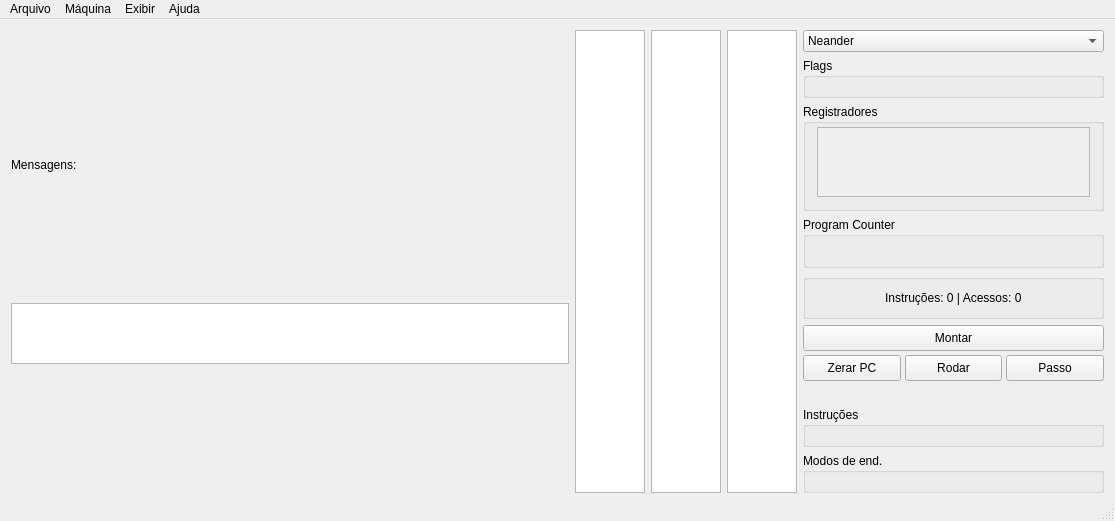
<?xml version="1.0" encoding="UTF-8"?>
<ui version="4.0">
 <class>HidraGui</class>
 <widget class="QMainWindow" name="HidraGui">
  <property name="geometry">
   <rect>
    <x>0</x>
    <y>0</y>
    <width>1115</width>
    <height>521</height>
   </rect>
  </property>
  <property name="windowTitle">
   <string>Hidra - PET Computação UFRGS</string>
  </property>
  <property name="styleSheet">
   <string notr="true"/>
  </property>
  <property name="locale">
   <locale language="Portuguese" country="Brazil"/>
  </property>
  <widget class="QWidget" name="centralWidget">
   <layout class="QHBoxLayout" name="horizontalLayout_2">
    <property name="bottomMargin">
     <number>6</number>
    </property>
    <item>
     <widget class="QWidget" name="areaEditor" native="true">
      <property name="minimumSize">
       <size>
        <width>40</width>
        <height>40</height>
       </size>
      </property>
      <layout class="QVBoxLayout" name="verticalLayout">
       <property name="spacing">
        <number>3</number>
       </property>
       <property name="leftMargin">
        <number>0</number>
       </property>
       <property name="topMargin">
        <number>0</number>
       </property>
       <property name="rightMargin">
        <number>0</number>
       </property>
       <property name="bottomMargin">
        <number>0</number>
       </property>
       <item>
        <layout class="QVBoxLayout" name="layoutSourceCodeHolder"/>
       </item>
       <item>
        <widget class="QLabel" name="labelMessages">
         <property name="sizePolicy">
          <sizepolicy hsizetype="Preferred" vsizetype="Fixed">
           <horstretch>0</horstretch>
           <verstretch>0</verstretch>
          </sizepolicy>
         </property>
         <property name="text">
          <string>Mensagens:</string>
         </property>
        </widget>
       </item>
       <item>
        <widget class="QTextEdit" name="textEditError">
         <property name="enabled">
          <bool>true</bool>
         </property>
         <property name="maximumSize">
          <size>
           <width>16777215</width>
           <height>61</height>
          </size>
         </property>
         <property name="readOnly">
          <bool>true</bool>
         </property>
        </widget>
       </item>
      </layout>
     </widget>
    </item>
    <item>
     <widget class="QTableView" name="tableViewMemoryInstructions">
      <property name="sizePolicy">
       <sizepolicy hsizetype="Minimum" vsizetype="Expanding">
        <horstretch>0</horstretch>
        <verstretch>0</verstretch>
       </sizepolicy>
      </property>
      <property name="statusTip">
       <string>Memória - Interpretada como instruções. Duplo-clique para mover execução (PC) ou alterar valores.</string>
      </property>
      <property name="sizeAdjustPolicy">
       <enum>QAbstractScrollArea::AdjustToContents</enum>
      </property>
      <property name="selectionMode">
       <enum>QAbstractItemView::NoSelection</enum>
      </property>
      <property name="selectionBehavior">
       <enum>QAbstractItemView::SelectRows</enum>
      </property>
     </widget>
    </item>
    <item>
     <widget class="QTableView" name="tableViewMemoryData">
      <property name="sizePolicy">
       <sizepolicy hsizetype="Minimum" vsizetype="Expanding">
        <horstretch>0</horstretch>
        <verstretch>0</verstretch>
       </sizepolicy>
      </property>
      <property name="statusTip">
       <string>Memória - Interpretada como dados. Duplo-clique para ir à linha de código correspondente ou alterar valores.</string>
      </property>
      <property name="sizeAdjustPolicy">
       <enum>QAbstractScrollArea::AdjustToContents</enum>
      </property>
      <property name="selectionMode">
       <enum>QAbstractItemView::NoSelection</enum>
      </property>
      <property name="selectionBehavior">
       <enum>QAbstractItemView::SelectRows</enum>
      </property>
     </widget>
    </item>
    <item>
     <widget class="QTableView" name="tableViewStack">
      <property name="sizePolicy">
       <sizepolicy hsizetype="Minimum" vsizetype="Expanding">
        <horstretch>0</horstretch>
        <verstretch>0</verstretch>
       </sizepolicy>
      </property>
      <property name="statusTip">
       <string>Memória - Pilha</string>
      </property>
      <property name="sizeAdjustPolicy">
       <enum>QAbstractScrollArea::AdjustToContents</enum>
      </property>
      <property name="selectionMode">
       <enum>QAbstractItemView::NoSelection</enum>
      </property>
      <property name="selectionBehavior">
       <enum>QAbstractItemView::SelectRows</enum>
      </property>
     </widget>
    </item>
    <item>
     <widget class="QWidget" name="areaSimulator" native="true">
      <property name="minimumSize">
       <size>
        <width>301</width>
        <height>0</height>
       </size>
      </property>
      <property name="maximumSize">
       <size>
        <width>301</width>
        <height>16777215</height>
       </size>
      </property>
      <layout class="QVBoxLayout" name="verticalLayout_2">
       <property name="leftMargin">
        <number>0</number>
       </property>
       <property name="topMargin">
        <number>0</number>
       </property>
       <property name="rightMargin">
        <number>0</number>
       </property>
       <property name="bottomMargin">
        <number>0</number>
       </property>
       <item>
        <widget class="QComboBox" name="comboBoxMachine">
         <property name="statusTip">
          <string>Permite selecionar a máquina.</string>
         </property>
         <item>
          <property name="text">
           <string>Neander</string>
          </property>
         </item>
         <item>
          <property name="text">
           <string>Ahmes</string>
          </property>
         </item>
         <item>
          <property name="text">
           <string>Ramses</string>
          </property>
         </item>
         <item>
          <property name="text">
           <string>Cromag</string>
          </property>
         </item>
         <item>
          <property name="text">
           <string>Queops</string>
          </property>
         </item>
         <item>
          <property name="text">
           <string>Pitagoras</string>
          </property>
         </item>
         <item>
          <property name="text">
           <string>Pericles</string>
          </property>
         </item>
         <item>
          <property name="text">
           <string>REG</string>
          </property>
         </item>
         <item>
          <property name="text">
           <string>Volta</string>
          </property>
         </item>
        </widget>
       </item>
       <item>
        <widget class="QGroupBox" name="areaFlags">
         <property name="minimumSize">
          <size>
           <width>0</width>
           <height>40</height>
          </size>
         </property>
         <property name="statusTip">
          <string>Exibe estado das flags da máquina.</string>
         </property>
         <property name="title">
          <string>Flags</string>
         </property>
         <layout class="QGridLayout" name="gridLayout">
          <property name="topMargin">
           <number>3</number>
          </property>
          <item row="0" column="1">
           <layout class="QHBoxLayout" name="layoutFlags">
            <property name="spacing">
             <number>18</number>
            </property>
           </layout>
          </item>
          <item row="0" column="0">
           <spacer name="spacerFlagsLeft">
            <property name="orientation">
             <enum>Qt::Horizontal</enum>
            </property>
            <property name="sizeHint" stdset="0">
             <size>
              <width>0</width>
              <height>0</height>
             </size>
            </property>
           </spacer>
          </item>
          <item row="0" column="2">
           <spacer name="spacerFlagsRight">
            <property name="orientation">
             <enum>Qt::Horizontal</enum>
            </property>
            <property name="sizeHint" stdset="0">
             <size>
              <width>0</width>
              <height>0</height>
             </size>
            </property>
           </spacer>
          </item>
         </layout>
        </widget>
       </item>
       <item>
        <widget class="QGroupBox" name="areaRegisters">
         <property name="sizePolicy">
          <sizepolicy hsizetype="Preferred" vsizetype="Minimum">
           <horstretch>0</horstretch>
           <verstretch>1</verstretch>
          </sizepolicy>
         </property>
         <property name="maximumSize">
          <size>
           <width>16777215</width>
           <height>115</height>
          </size>
         </property>
         <property name="statusTip">
          <string>Registradores da máquina. Passe o mouse para ver valores convertidos. Opções extras de visualização no menu Exibir.</string>
         </property>
         <property name="title">
          <string>Registradores</string>
         </property>
         <layout class="QHBoxLayout" name="horizontalLayout_4">
          <property name="topMargin">
           <number>3</number>
          </property>
          <item>
           <widget class="QScrollArea" name="scrollAreaRegisters">
            <property name="horizontalScrollBarPolicy">
             <enum>Qt::ScrollBarAlwaysOff</enum>
            </property>
            <property name="sizeAdjustPolicy">
             <enum>QAbstractScrollArea::AdjustToContents</enum>
            </property>
            <property name="widgetResizable">
             <bool>true</bool>
            </property>
            <property name="alignment">
             <set>Qt::AlignLeading|Qt::AlignLeft|Qt::AlignTop</set>
            </property>
            <widget class="QWidget" name="widgetRegisters">
             <property name="geometry">
              <rect>
               <x>0</x>
               <y>0</y>
               <width>279</width>
               <height>75</height>
              </rect>
             </property>
             <layout class="QHBoxLayout" name="horizontalLayout_3">
              <item>
               <spacer name="spacerRegistersLeft">
                <property name="orientation">
                 <enum>Qt::Horizontal</enum>
                </property>
                <property name="sizeHint" stdset="0">
                 <size>
                  <width>0</width>
                  <height>0</height>
                 </size>
                </property>
               </spacer>
              </item>
              <item>
               <layout class="QGridLayout" name="layoutRegisters">
                <property name="horizontalSpacing">
                 <number>0</number>
                </property>
                <property name="verticalSpacing">
                 <number>6</number>
                </property>
               </layout>
              </item>
              <item>
               <spacer name="spacerRegistersRight">
                <property name="orientation">
                 <enum>Qt::Horizontal</enum>
                </property>
                <property name="sizeHint" stdset="0">
                 <size>
                  <width>0</width>
                  <height>0</height>
                 </size>
                </property>
               </spacer>
              </item>
             </layout>
            </widget>
           </widget>
          </item>
         </layout>
        </widget>
       </item>
       <item>
        <widget class="QGroupBox" name="areaPC">
         <property name="sizePolicy">
          <sizepolicy hsizetype="Preferred" vsizetype="Fixed">
           <horstretch>0</horstretch>
           <verstretch>1</verstretch>
          </sizepolicy>
         </property>
         <property name="maximumSize">
          <size>
           <width>16777215</width>
           <height>60</height>
          </size>
         </property>
         <property name="statusTip">
          <string>Exibe valor do Program Counter da máquina.</string>
         </property>
         <property name="title">
          <string>Program Counter</string>
         </property>
         <layout class="QHBoxLayout" name="horizontalLayout_8">
          <property name="topMargin">
           <number>3</number>
          </property>
          <item>
           <layout class="QHBoxLayout" name="layoutPC"/>
          </item>
         </layout>
        </widget>
       </item>
       <item>
        <widget class="QGroupBox" name="areaInformation">
         <property name="minimumSize">
          <size>
           <width>0</width>
           <height>0</height>
          </size>
         </property>
         <property name="statusTip">
          <string>Informações. Passe o mouse sobre valores da memória para exibir aqui conversões em diferentes bases.</string>
         </property>
         <property name="title">
          <string/>
         </property>
         <layout class="QHBoxLayout" name="horizontalLayout_6">
          <item alignment="Qt::AlignHCenter">
           <widget class="QLabel" name="textInformation">
            <property name="enabled">
             <bool>true</bool>
            </property>
            <property name="text">
             <string>Instruções: 0 | Acessos: 0</string>
            </property>
           </widget>
          </item>
         </layout>
        </widget>
       </item>
       <item>
        <layout class="QVBoxLayout" name="verticalLayout_3">
         <property name="spacing">
          <number>4</number>
         </property>
         <property name="bottomMargin">
          <number>0</number>
         </property>
         <item>
          <widget class="QPushButton" name="pushButtonBuild">
           <property name="minimumSize">
            <size>
             <width>0</width>
             <height>26</height>
            </size>
           </property>
           <property name="maximumSize">
            <size>
             <width>16777215</width>
             <height>32</height>
            </size>
           </property>
           <property name="baseSize">
            <size>
             <width>0</width>
             <height>0</height>
            </size>
           </property>
           <property name="statusTip">
            <string>Limpa a memória atual e compila o código-fonte para a memória.</string>
           </property>
           <property name="text">
            <string>Montar</string>
           </property>
          </widget>
         </item>
         <item>
          <layout class="QHBoxLayout" name="horizontalLayout">
           <property name="spacing">
            <number>4</number>
           </property>
           <item>
            <widget class="QPushButton" name="pushButtonResetPC">
             <property name="minimumSize">
              <size>
               <width>0</width>
               <height>26</height>
              </size>
             </property>
             <property name="maximumSize">
              <size>
               <width>16777215</width>
               <height>32</height>
              </size>
             </property>
             <property name="statusTip">
              <string>Zera o valor do registrador PC para que o programa seja executado novamente.</string>
             </property>
             <property name="text">
              <string>Zerar PC</string>
             </property>
            </widget>
           </item>
           <item>
            <widget class="QPushButton" name="pushButtonRun">
             <property name="minimumSize">
              <size>
               <width>0</width>
               <height>26</height>
              </size>
             </property>
             <property name="maximumSize">
              <size>
               <width>16777215</width>
               <height>32</height>
              </size>
             </property>
             <property name="statusTip">
              <string>Executa o programa a partir da posição atual de PC, ou pausa a execução.</string>
             </property>
             <property name="whatsThis">
              <string/>
             </property>
             <property name="text">
              <string>Rodar</string>
             </property>
             <property name="autoDefault">
              <bool>true</bool>
             </property>
            </widget>
           </item>
           <item>
            <widget class="QPushButton" name="pushButtonStep">
             <property name="minimumSize">
              <size>
               <width>0</width>
               <height>26</height>
              </size>
             </property>
             <property name="maximumSize">
              <size>
               <width>16777215</width>
               <height>32</height>
              </size>
             </property>
             <property name="statusTip">
              <string>Executa a instrução atual e avança PC para a instrução seguinte.</string>
             </property>
             <property name="text">
              <string>Passo</string>
             </property>
            </widget>
           </item>
          </layout>
         </item>
        </layout>
       </item>
       <item>
        <spacer name="verticalSpacer">
         <property name="orientation">
          <enum>Qt::Vertical</enum>
         </property>
         <property name="sizeHint" stdset="0">
          <size>
           <width>20</width>
           <height>20</height>
          </size>
         </property>
        </spacer>
       </item>
       <item>
        <widget class="QGroupBox" name="areaInstructions">
         <property name="enabled">
          <bool>true</bool>
         </property>
         <property name="minimumSize">
          <size>
           <width>0</width>
           <height>40</height>
          </size>
         </property>
         <property name="statusTip">
          <string>Passe o mouse para obter a sintaxe e a descrição de cada instrução da máquina escolhida.</string>
         </property>
         <property name="title">
          <string>Instruções</string>
         </property>
         <layout class="QHBoxLayout" name="horizontalLayout_5">
          <property name="topMargin">
           <number>3</number>
          </property>
          <item>
           <spacer name="spacerInstructionsLeft">
            <property name="orientation">
             <enum>Qt::Horizontal</enum>
            </property>
            <property name="sizeHint" stdset="0">
             <size>
              <width>0</width>
              <height>0</height>
             </size>
            </property>
           </spacer>
          </item>
          <item>
           <layout class="QGridLayout" name="layoutInstructions">
            <property name="horizontalSpacing">
             <number>20</number>
            </property>
            <property name="verticalSpacing">
             <number>6</number>
            </property>
           </layout>
          </item>
          <item>
           <spacer name="spacerInstructionsRight">
            <property name="orientation">
             <enum>Qt::Horizontal</enum>
            </property>
            <property name="sizeHint" stdset="0">
             <size>
              <width>0</width>
              <height>0</height>
             </size>
            </property>
           </spacer>
          </item>
         </layout>
        </widget>
       </item>
       <item>
        <widget class="QGroupBox" name="areaAddressingModes">
         <property name="enabled">
          <bool>true</bool>
         </property>
         <property name="minimumSize">
          <size>
           <width>0</width>
           <height>40</height>
          </size>
         </property>
         <property name="statusTip">
          <string>Passe o mouse para obter a sintaxe e a descrição de cada modo de endereçamento da máquina escolhida.</string>
         </property>
         <property name="title">
          <string>Modos de end.</string>
         </property>
         <layout class="QHBoxLayout" name="horizontalLayout_7">
          <property name="topMargin">
           <number>3</number>
          </property>
          <item>
           <spacer name="spacerAddressingModesLeft">
            <property name="orientation">
             <enum>Qt::Horizontal</enum>
            </property>
            <property name="sizeHint" stdset="0">
             <size>
              <width>0</width>
              <height>0</height>
             </size>
            </property>
           </spacer>
          </item>
          <item>
           <layout class="QGridLayout" name="layoutAddressingModes">
            <property name="horizontalSpacing">
             <number>20</number>
            </property>
            <property name="verticalSpacing">
             <number>6</number>
            </property>
           </layout>
          </item>
          <item>
           <spacer name="spacerAddressingModesRight">
            <property name="orientation">
             <enum>Qt::Horizontal</enum>
            </property>
            <property name="sizeHint" stdset="0">
             <size>
              <width>0</width>
              <height>0</height>
             </size>
            </property>
           </spacer>
          </item>
         </layout>
        </widget>
       </item>
      </layout>
     </widget>
    </item>
   </layout>
   <zorder>areaEditor</zorder>
   <zorder>areaSimulator</zorder>
   <zorder>tableViewStack</zorder>
   <zorder>tableViewMemoryInstructions</zorder>
   <zorder>tableViewMemoryData</zorder>
  </widget>
  <widget class="QMenuBar" name="menuBar">
   <property name="geometry">
    <rect>
     <x>0</x>
     <y>0</y>
     <width>1115</width>
     <height>21</height>
    </rect>
   </property>
   <widget class="QMenu" name="menuProgram">
    <property name="title">
     <string>Arquivo</string>
    </property>
    <addaction name="actionNew"/>
    <addaction name="actionOpen"/>
    <addaction name="actionSave"/>
    <addaction name="actionSaveAs"/>
    <addaction name="separator"/>
    <addaction name="actionClose"/>
   </widget>
   <widget class="QMenu" name="menuHelp">
    <property name="title">
     <string>Ajuda</string>
    </property>
    <addaction name="actionQuickGuide"/>
    <addaction name="actionReference"/>
    <addaction name="separator"/>
    <addaction name="actionAbout"/>
   </widget>
   <widget class="QMenu" name="menuMemory">
    <property name="title">
     <string>Máquina</string>
    </property>
    <addaction name="actionBuild"/>
    <addaction name="separator"/>
    <addaction name="actionResetPC"/>
    <addaction name="actionRun"/>
    <addaction name="actionStep"/>
    <addaction name="separator"/>
    <addaction name="actionSetBreakpoint"/>
    <addaction name="separator"/>
    <addaction name="actionImportMemory"/>
    <addaction name="actionImportMemoryPartial"/>
    <addaction name="actionExportMemory"/>
    <addaction name="actionDisassembleMemory"/>
   </widget>
   <widget class="QMenu" name="menuView">
    <property name="title">
     <string>Exibir</string>
    </property>
    <addaction name="actionHexadecimalMode"/>
    <addaction name="actionSignedMode"/>
    <addaction name="actionShowCharacters"/>
    <addaction name="separator"/>
    <addaction name="actionFastExecuteMode"/>
    <addaction name="actionFollowPCMode"/>
    <addaction name="separator"/>
    <addaction name="actionBaseConversor"/>
    <addaction name="actionPointConversor"/>
    <addaction name="separator"/>
    <addaction name="actionFindReplace"/>
    <addaction name="separator"/>
    <addaction name="actionDefaultValues"/>
   </widget>
   <addaction name="menuProgram"/>
   <addaction name="menuMemory"/>
   <addaction name="menuView"/>
   <addaction name="menuHelp"/>
  </widget>
  <widget class="QStatusBar" name="statusBar">
   <property name="palette">
    <palette>
     <active>
      <colorrole role="WindowText">
       <brush brushstyle="SolidPattern">
        <color alpha="192">
         <red>0</red>
         <green>0</green>
         <blue>0</blue>
        </color>
       </brush>
      </colorrole>
     </active>
     <inactive>
      <colorrole role="WindowText">
       <brush brushstyle="SolidPattern">
        <color alpha="192">
         <red>0</red>
         <green>0</green>
         <blue>0</blue>
        </color>
       </brush>
      </colorrole>
     </inactive>
     <disabled>
      <colorrole role="WindowText">
       <brush brushstyle="SolidPattern">
        <color alpha="255">
         <red>120</red>
         <green>120</green>
         <blue>120</blue>
        </color>
       </brush>
      </colorrole>
     </disabled>
    </palette>
   </property>
  </widget>
  <action name="actionBuild">
   <property name="text">
    <string>Montar</string>
   </property>
   <property name="statusTip">
    <string>Limpa memória atual e compila o código-fonte para a memória.</string>
   </property>
   <property name="shortcut">
    <string>F5</string>
   </property>
  </action>
  <action name="actionStep">
   <property name="text">
    <string>Passo</string>
   </property>
   <property name="statusTip">
    <string>Executa a instrução atual e avança PC para a instrução seguinte.</string>
   </property>
   <property name="shortcut">
    <string>F8</string>
   </property>
  </action>
  <action name="actionRun">
   <property name="text">
    <string>Rodar</string>
   </property>
   <property name="statusTip">
    <string>Executa o programa a partir da posição atual de PC.</string>
   </property>
   <property name="shortcut">
    <string>F7</string>
   </property>
  </action>
  <action name="actionSaveAs">
   <property name="text">
    <string>Salvar como...</string>
   </property>
   <property name="statusTip">
    <string>Salvar como</string>
   </property>
   <property name="shortcut">
    <string>Ctrl+Shift+S</string>
   </property>
  </action>
  <action name="actionQuickGuide">
   <property name="text">
    <string>Guia rápido</string>
   </property>
   <property name="statusTip">
    <string>Guia rápido para utilização do Hidra.</string>
   </property>
   <property name="shortcut">
    <string>F1</string>
   </property>
  </action>
  <action name="actionClose">
   <property name="text">
    <string>Sair</string>
   </property>
   <property name="statusTip">
    <string>Sair</string>
   </property>
   <property name="shortcut">
    <string>Ctrl+Q</string>
   </property>
  </action>
  <action name="actionSave">
   <property name="text">
    <string>&amp;Salvar</string>
   </property>
   <property name="statusTip">
    <string>Salvar</string>
   </property>
   <property name="shortcut">
    <string>Ctrl+S</string>
   </property>
  </action>
  <action name="actionOpen">
   <property name="text">
    <string>Abrir</string>
   </property>
   <property name="statusTip">
    <string>Abrir</string>
   </property>
   <property name="shortcut">
    <string>Ctrl+O</string>
   </property>
  </action>
  <action name="actionImportMemory">
   <property name="text">
    <string>Importar memória...</string>
   </property>
   <property name="statusTip">
    <string>Importa arquivo de memória (binário do Hidra ou texto $readmemh), sobrescrevendo a memória atual.</string>
   </property>
  </action>
  <action name="actionExportMemory">
   <property name="text">
    <string>Exportar memória...</string>
   </property>
   <property name="statusTip">
    <string>Exporta a memória atual como arquivo binário do Hidra ou texto $writememh.</string>
   </property>
  </action>
  <action name="actionDisassembleMemory">
   <property name="text">
    <string>Gerar código a partir da memória</string>
   </property>
   <property name="statusTip">
    <string>Substitui o código-fonte por instruções e dados gerados a partir da memória atual.</string>
   </property>
  </action>
  <action name="actionResetRegisters">
   <property name="text">
    <string>Zerar registradores</string>
   </property>
   <property name="statusTip">
    <string>Reinicia valor de flags e registradores, incluindo PC.</string>
   </property>
  </action>
  <action name="actionHexadecimalMode">
   <property name="checkable">
    <bool>true</bool>
   </property>
   <property name="text">
    <string>Modo hexadecimal</string>
   </property>
   <property name="statusTip">
    <string>Exibe os valores de endereços, dados e registradores em hexadecimal.</string>
   </property>
   <property name="shortcut">
    <string>Ctrl+H</string>
   </property>
  </action>
  <action name="actionSetBreakpoint">
   <property name="text">
    <string>Inserir/remover breakpoint</string>
   </property>
   <property name="statusTip">
    <string>Permite que o programa pare a execução ao alcançar a linha selecionada.</string>
   </property>
   <property name="shortcut">
    <string>F12</string>
   </property>
  </action>
  <action name="actionDisplayDataTable">
   <property name="checkable">
    <bool>true</bool>
   </property>
   <property name="text">
    <string>Tabela de dados</string>
   </property>
  </action>
  <action name="actionAbout">
   <property name="text">
    <string>Sobre</string>
   </property>
   <property name="statusTip">
    <string>Sobre</string>
   </property>
  </action>
  <action name="actionNew">
   <property name="text">
    <string>Novo</string>
   </property>
   <property name="statusTip">
    <string>Novo</string>
   </property>
   <property name="shortcut">
    <string>Ctrl+N</string>
   </property>
  </action>
  <action name="actionReference">
   <property name="text">
    <string>Montador e máquinas</string>
   </property>
   <property name="statusTip">
    <string>Referência de uso para as principais máquinas.</string>
   </property>
   <property name="shortcut">
    <string>F2</string>
   </property>
  </action>
  <action name="actionFastExecuteMode">
   <property name="checkable">
    <bool>true</bool>
   </property>
   <property name="text">
    <string>Execução rápida</string>
   </property>
   <property name="statusTip">
    <string>Diminui a taxa de atualização dos valores na tela para uma execução mais rápida.</string>
   </property>
  </action>
  <action name="actionFollowPCMode">
   <property name="checkable">
    <bool>true</bool>
   </property>
   <property name="text">
    <string>Tela segue execução</string>
   </property>
   <property name="statusTip">
    <string>Mantém a instrução atual sempre visível na área de código e na memória de instruções.</string>
   </property>
  </action>
  <action name="actionSignedMode">
   <property name="checkable">
    <bool>true</bool>
   </property>
   <property name="text">
    <string>Interpretar dados negativos</string>
   </property>
   <property name="statusTip">
    <string>Permite visualizar os dados da memória e os registradores com sinal, em complemento de 2.</string>
   </property>
  </action>
  <action name="actionShowCharacters">
   <property name="checkable">
    <bool>true</bool>
   </property>
   <property name="text">
    <string>Interpretar caracteres</string>
   </property>
   <property name="statusTip">
    <string>Exibe os caracteres ASCII correspondentes aos valores na tabela de dados.</string>
   </property>
  </action>
  <action name="actionResetPC">
   <property name="text">
    <string>Zerar PC</string>
   </property>
   <property name="statusTip">
    <string>Zera o valor do registrador PC para que o programa seja executado novamente.</string>
   </property>
   <property name="shortcut">
    <string>F6</string>
   </property>
  </action>
  <action name="actionPointConversor">
   <property name="checkable">
    <bool>false</bool>
   </property>
   <property name="text">
    <string>Conversor de pontos flutuante e fixo</string>
   </property>
  </action>
  <action name="actionBaseConversor">
   <property name="checkable">
    <bool>false</bool>
   </property>
   <property name="text">
    <string>Conversor de base</string>
   </property>
  </action>
  <action name="actionDefaultValues">
   <property name="text">
    <string>Restaurar  Opções Padrões</string>
   </property>
  </action>
  <action name="actionFindReplace">
   <property name="text">
    <string>Buscar e Substituir</string>
   </property>
   <property name="shortcut">
    <string>Ctrl+F</string>
   </property>
  </action>
  <action name="actionImportMemoryPartial">
   <property name="text">
    <string>Carga parcial...</string>
   </property>
  </action>
 </widget>
 <layoutdefault spacing="6" margin="11"/>
 <resources/>
 <connections/>
</ui>
